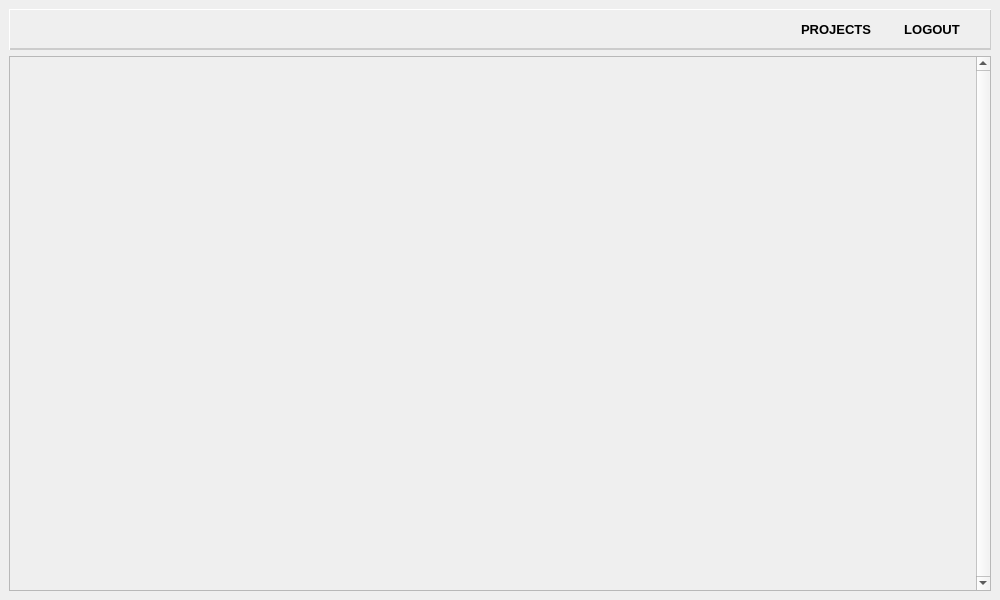
<?xml version="1.0" encoding="UTF-8"?>
<ui version="4.0">
 <class>Mainwnd</class>
 <widget class="QMainWindow" name="Mainwnd">
  <property name="geometry">
   <rect>
    <x>0</x>
    <y>0</y>
    <width>1000</width>
    <height>600</height>
   </rect>
  </property>
  <property name="font">
   <font>
    <family>Arial</family>
    <pointsize>10</pointsize>
    <weight>75</weight>
    <bold>true</bold>
   </font>
  </property>
  <property name="windowTitle">
   <string>Mainwnd</string>
  </property>
  <widget class="QWidget" name="centralwidget">
   <layout class="QVBoxLayout" name="verticalLayout">
    <item>
     <widget class="QWidget" name="headerWdt" native="true">
      <property name="styleSheet">
       <string notr="true">#headerWdt{
	border-color: rgb(204, 204, 204);
	border-width: 1px;
	border-bottom-color: rgb(204, 204, 204);
	border-bottom-width: 2px;
	border-style: outset;
}</string>
      </property>
      <layout class="QHBoxLayout" name="horizontalLayout">
       <item>
        <widget class="QLabel" name="logoLbl">
         <property name="maximumSize">
          <size>
           <width>32</width>
           <height>32</height>
          </size>
         </property>
         <property name="styleSheet">
          <string notr="true"/>
         </property>
         <property name="text">
          <string/>
         </property>
         <property name="pixmap">
          <pixmap resource="test.qrc">:/images/quwi-logo.png</pixmap>
         </property>
         <property name="scaledContents">
          <bool>true</bool>
         </property>
        </widget>
       </item>
       <item>
        <spacer name="horizontalSpacer">
         <property name="orientation">
          <enum>Qt::Horizontal</enum>
         </property>
         <property name="sizeHint" stdset="0">
          <size>
           <width>40</width>
           <height>20</height>
          </size>
         </property>
        </spacer>
       </item>
       <item>
        <widget class="QPushButton" name="projectsBtn">
         <property name="font">
          <font>
           <family>Arial</family>
           <pointsize>10</pointsize>
           <weight>75</weight>
           <bold>true</bold>
           <kerning>false</kerning>
          </font>
         </property>
         <property name="autoFillBackground">
          <bool>false</bool>
         </property>
         <property name="styleSheet">
          <string notr="true"/>
         </property>
         <property name="text">
          <string>PROJECTS</string>
         </property>
         <property name="flat">
          <bool>true</bool>
         </property>
        </widget>
       </item>
       <item>
        <spacer name="horizontalSpacer_3">
         <property name="orientation">
          <enum>Qt::Horizontal</enum>
         </property>
         <property name="sizeType">
          <enum>QSizePolicy::Fixed</enum>
         </property>
         <property name="sizeHint" stdset="0">
          <size>
           <width>10</width>
           <height>20</height>
          </size>
         </property>
        </spacer>
       </item>
       <item>
        <widget class="QPushButton" name="logoutBtn">
         <property name="text">
          <string>LOGOUT</string>
         </property>
         <property name="flat">
          <bool>true</bool>
         </property>
        </widget>
       </item>
       <item>
        <spacer name="horizontalSpacer_2">
         <property name="orientation">
          <enum>Qt::Horizontal</enum>
         </property>
         <property name="sizeType">
          <enum>QSizePolicy::Fixed</enum>
         </property>
         <property name="sizeHint" stdset="0">
          <size>
           <width>10</width>
           <height>20</height>
          </size>
         </property>
        </spacer>
       </item>
      </layout>
     </widget>
    </item>
    <item>
     <widget class="QScrollArea" name="scrollArea">
      <property name="verticalScrollBarPolicy">
       <enum>Qt::ScrollBarAlwaysOn</enum>
      </property>
      <property name="sizeAdjustPolicy">
       <enum>QAbstractScrollArea::AdjustToContentsOnFirstShow</enum>
      </property>
      <property name="widgetResizable">
       <bool>true</bool>
      </property>
      <widget class="QWidget" name="mainContent">
       <property name="geometry">
        <rect>
         <x>0</x>
         <y>0</y>
         <width>963</width>
         <height>524</height>
        </rect>
       </property>
       <layout class="QHBoxLayout" name="horizontalLayout_2">
        <item>
         <widget class="QWidget" name="projectList" native="true">
          <property name="sizePolicy">
           <sizepolicy hsizetype="Maximum" vsizetype="Preferred">
            <horstretch>0</horstretch>
            <verstretch>0</verstretch>
           </sizepolicy>
          </property>
          <property name="minimumSize">
           <size>
            <width>600</width>
            <height>0</height>
           </size>
          </property>
          <property name="maximumSize">
           <size>
            <width>600</width>
            <height>16777215</height>
           </size>
          </property>
          <layout class="QVBoxLayout" name="verticalLayout_3"/>
         </widget>
        </item>
       </layout>
      </widget>
     </widget>
    </item>
   </layout>
  </widget>
 </widget>
 <resources>
  <include location="test.qrc"/>
 </resources>
 <connections/>
</ui>
